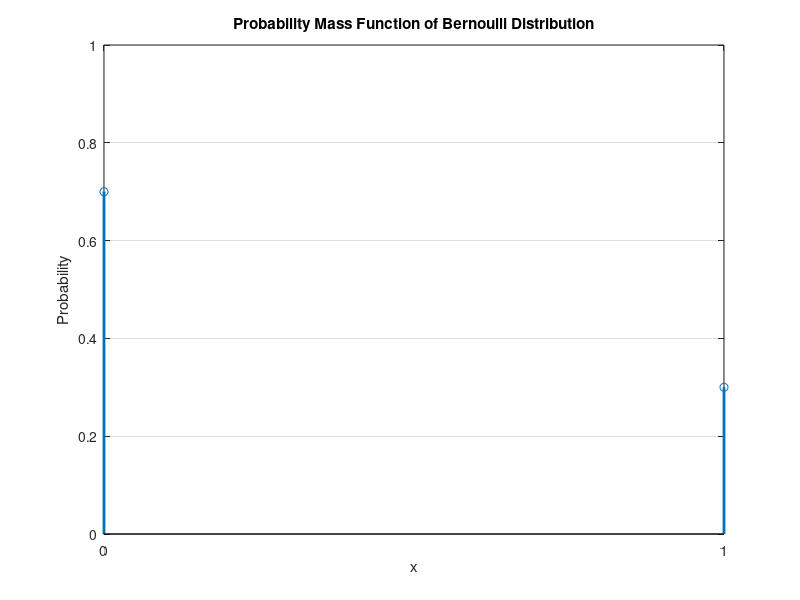

Here is the MATLAB script that generated this plot: (Note: this script raises an error after producing the figure.)
clc;
clear all;
close all;



% Define the parameter of Bernoulli distribution

p = 0.3;  % Probability of success

% different values of 'x'
x = [0,1];

% Compute the PMF
PMF = [1-p,p];


% Plot the PMF
stem(x, PMF, 'LineWidth', 2);
title('Probability Mass Function of Bernoulli Distribution');
xlabel('x');
ylabel('Probability');
xticks([0, 1]);
xticklabels({'0', '1'});
ylim([0, 1]);
grid on;

% Plot the CDF
figure;
plot(x, cdf_values, 'r-', 'LineWidth', 2);
title('Cumulative Distribution Function (CDF) of Rayleigh Distribution');
xlabel('Random Variable (X)');
ylabel('CDF F(x)');
grid on;
